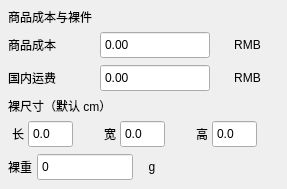
                       <widget class="QFrame" name="bareProductCard">
                        <property name="sizePolicy">
                         <sizepolicy hsizetype="Expanding" vsizetype="Preferred">
                          <horstretch>1</horstretch>
                          <verstretch>0</verstretch>
                         </sizepolicy>
                        </property>
                        <property name="minimumSize">
                         <size>
                          <width>205</width>
                          <height>0</height>
                         </size>
                        </property>
                        <layout class="QGridLayout" name="bareProductLayout" columnstretch="1,1,1">
                         <property name="leftMargin">
                          <number>8</number>
                         </property>
                         <property name="topMargin">
                          <number>8</number>
                         </property>
                         <property name="rightMargin">
                          <number>8</number>
                         </property>
                         <property name="bottomMargin">
                          <number>8</number>
                         </property>
                         <property name="spacing">
                          <number>5</number>
                         </property>
                         <item row="0" column="0" colspan="3">
                          <widget class="QLabel" name="lblBareProductTitle">
                           <property name="text">
                            <string>商品成本与裸件</string>
                           </property>
                          </widget>
                         </item>
                         <item row="1" column="0">
                          <widget class="QLabel" name="lblProductCost">
                           <property name="text">
                            <string>商品成本</string>
                           </property>
                          </widget>
                         </item>
                         <item row="1" column="1" colspan="2">
                          <layout class="QHBoxLayout" name="layout_spinProductCostRmb">
                           <property name="spacing">
                            <number>6</number>
                           </property>
                           <property name="leftMargin">
                            <number>0</number>
                           </property>
                           <property name="topMargin">
                            <number>0</number>
                           </property>
                           <property name="rightMargin">
                            <number>0</number>
                           </property>
                           <property name="bottomMargin">
                            <number>0</number>
                           </property>
                           <item>
                            <widget class="QDoubleSpinBox" name="spinProductCostRmb">
                             <property name="minimumSize">
                              <size>
                               <width>110</width>
                               <height>28</height>
                              </size>
                             </property>
                             <property name="buttonSymbols">
                              <enum>QAbstractSpinBox::NoButtons</enum>
                             </property>
                             <property name="decimals">
                              <number>2</number>
                             </property>
                             <property name="minimum">
                              <double>0.000000000000000</double>
                             </property>
                             <property name="maximum">
                              <double>999999.000000000000000</double>
                             </property>
                             <property name="singleStep">
                              <double>1.000000000000000</double>
                             </property>
                             <property name="value">
                              <double>0.000000000000000</double>
                             </property>
                            </widget>
                           </item>
                           <item>
                            <widget class="QLabel" name="unit_spinProductCostRmb">
                             <property name="minimumSize">
                              <size>
                               <width>36</width>
                               <height>0</height>
                              </size>
                             </property>
                             <property name="text">
                              <string>RMB</string>
                             </property>
                             <property name="alignment">
                              <set>Qt::AlignmentFlag::AlignCenter</set>
                             </property>
                             <property name="unitLabel" stdset="0">
                              <bool>true</bool>
                             </property>
                            </widget>
                           </item>
                          </layout>
                         </item>
                         <item row="2" column="0">
                          <widget class="QLabel" name="lblDomesticFreight">
                           <property name="text">
                            <string>国内运费</string>
                           </property>
                          </widget>
                         </item>
                         <item row="2" column="1" colspan="2">
                          <layout class="QHBoxLayout" name="layout_spinDomesticFreightRmb">
                           <property name="spacing">
                            <number>6</number>
                           </property>
                           <property name="leftMargin">
                            <number>0</number>
                           </property>
                           <property name="topMargin">
                            <number>0</number>
                           </property>
                           <property name="rightMargin">
                            <number>0</number>
                           </property>
                           <property name="bottomMargin">
                            <number>0</number>
                           </property>
                           <item>
                            <widget class="QDoubleSpinBox" name="spinDomesticFreightRmb">
                             <property name="minimumSize">
                              <size>
                               <width>110</width>
                               <height>28</height>
                              </size>
                             </property>
                             <property name="buttonSymbols">
                              <enum>QAbstractSpinBox::NoButtons</enum>
                             </property>
                             <property name="decimals">
                              <number>2</number>
                             </property>
                             <property name="minimum">
                              <double>0.000000000000000</double>
                             </property>
                             <property name="maximum">
                              <double>999999.000000000000000</double>
                             </property>
                             <property name="singleStep">
                              <double>1.000000000000000</double>
                             </property>
                             <property name="value">
                              <double>0.000000000000000</double>
                             </property>
                            </widget>
                           </item>
                           <item>
                            <widget class="QLabel" name="unit_spinDomesticFreightRmb">
                             <property name="minimumSize">
                              <size>
                               <width>36</width>
                               <height>0</height>
                              </size>
                             </property>
                             <property name="text">
                              <string>RMB</string>
                             </property>
                             <property name="alignment">
                              <set>Qt::AlignmentFlag::AlignCenter</set>
                             </property>
                             <property name="unitLabel" stdset="0">
                              <bool>true</bool>
                             </property>
                            </widget>
                           </item>
                          </layout>
                         </item>
                         <item row="3" column="0" colspan="3">
                          <widget class="QLabel" name="lblBareDimensionsTitle">
                           <property name="text">
                            <string>裸尺寸（默认 cm）</string>
                           </property>
                          </widget>
                         </item>
                         <item row="4" column="0">
                          <layout class="QHBoxLayout" name="layout_spinBareLengthCm">
                           <property name="spacing">
                            <number>0</number>
                           </property>
                           <property name="leftMargin">
                            <number>0</number>
                           </property>
                           <property name="topMargin">
                            <number>0</number>
                           </property>
                           <property name="rightMargin">
                            <number>0</number>
                           </property>
                           <property name="bottomMargin">
                            <number>0</number>
                           </property>
                           <item>
                            <widget class="QLabel" name="lblBareLengthCm">
                             <property name="sizePolicy">
                              <sizepolicy hsizetype="Fixed" vsizetype="Preferred">
                               <horstretch>0</horstretch>
                               <verstretch>0</verstretch>
                              </sizepolicy>
                             </property>
                             <property name="minimumSize">
                              <size>
                               <width>20</width>
                               <height>0</height>
                              </size>
                             </property>
                             <property name="maximumSize">
                              <size>
                               <width>24</width>
                               <height>16777215</height>
                              </size>
                             </property>
                             <property name="text">
                              <string>长</string>
                             </property>
                             <property name="alignment">
                              <set>Qt::AlignmentFlag::AlignCenter</set>
                             </property>
                            </widget>
                           </item>
                           <item>
                            <widget class="QDoubleSpinBox" name="spinBareLengthCm">
                             <property name="sizePolicy">
                              <sizepolicy hsizetype="Expanding" vsizetype="Fixed">
                               <horstretch>0</horstretch>
                               <verstretch>0</verstretch>
                              </sizepolicy>
                             </property>
                             <property name="minimumSize">
                              <size>
                               <width>45</width>
                               <height>28</height>
                              </size>
                             </property>
                             <property name="maximumSize">
                              <size>
                               <width>72</width>
                               <height>30</height>
                              </size>
                             </property>
                             <property name="buttonSymbols">
                              <enum>QAbstractSpinBox::NoButtons</enum>
                             </property>
                             <property name="decimals">
                              <number>1</number>
                             </property>
                             <property name="minimum">
                              <double>0.000000000000000</double>
                             </property>
                             <property name="maximum">
                              <double>999.000000000000000</double>
                             </property>
                             <property name="singleStep">
                              <double>1.000000000000000</double>
                             </property>
                             <property name="value">
                              <double>0.000000000000000</double>
                             </property>
                            </widget>
                           </item>
                           <item>
                            <widget class="QLabel" name="unit_spinBareLengthCm">
                             <property name="minimumSize">
                              <size>
                               <width>22</width>
                               <height>0</height>
                              </size>
                             </property>
                             <property name="maximumSize">
                              <size>
                               <width>28</width>
                               <height>16777215</height>
                              </size>
                             </property>
                             <property name="visible">
                              <bool>false</bool>
                             </property>
                             <property name="text">
                              <string />
                             </property>
                             <property name="alignment">
                              <set>Qt::AlignmentFlag::AlignCenter</set>
                             </property>
                             <property name="unitLabel" stdset="0">
                              <bool>true</bool>
                             </property>
                            </widget>
                           </item>
                          </layout>
                         </item>
                         <item row="4" column="1">
                          <layout class="QHBoxLayout" name="layout_spinBareWidthCm">
                           <property name="spacing">
                            <number>0</number>
                           </property>
                           <property name="leftMargin">
                            <number>0</number>
                           </property>
                           <property name="topMargin">
                            <number>0</number>
                           </property>
                           <property name="rightMargin">
                            <number>0</number>
                           </property>
                           <property name="bottomMargin">
                            <number>0</number>
                           </property>
                           <item>
                            <widget class="QLabel" name="lblBareWidthCm">
                             <property name="sizePolicy">
                              <sizepolicy hsizetype="Fixed" vsizetype="Preferred">
                               <horstretch>0</horstretch>
                               <verstretch>0</verstretch>
                              </sizepolicy>
                             </property>
                             <property name="minimumSize">
                              <size>
                               <width>20</width>
                               <height>0</height>
                              </size>
                             </property>
                             <property name="maximumSize">
                              <size>
                               <width>24</width>
                               <height>16777215</height>
                              </size>
                             </property>
                             <property name="text">
                              <string>宽</string>
                             </property>
                             <property name="alignment">
                              <set>Qt::AlignmentFlag::AlignCenter</set>
                             </property>
                            </widget>
                           </item>
                           <item>
                            <widget class="QDoubleSpinBox" name="spinBareWidthCm">
                             <property name="sizePolicy">
                              <sizepolicy hsizetype="Expanding" vsizetype="Fixed">
                               <horstretch>0</horstretch>
                               <verstretch>0</verstretch>
                              </sizepolicy>
                             </property>
                             <property name="minimumSize">
                              <size>
                               <width>45</width>
                               <height>28</height>
                              </size>
                             </property>
                             <property name="maximumSize">
                              <size>
                               <width>72</width>
                               <height>30</height>
                              </size>
                             </property>
                             <property name="buttonSymbols">
                              <enum>QAbstractSpinBox::NoButtons</enum>
                             </property>
                             <property name="decimals">
                              <number>1</number>
                             </property>
                             <property name="minimum">
                              <double>0.000000000000000</double>
                             </property>
                             <property name="maximum">
                              <double>999.000000000000000</double>
                             </property>
                             <property name="singleStep">
                              <double>1.000000000000000</double>
                             </property>
                             <property name="value">
                              <double>0.000000000000000</double>
                             </property>
                            </widget>
                           </item>
                           <item>
                            <widget class="QLabel" name="unit_spinBareWidthCm">
                             <property name="minimumSize">
                              <size>
                               <width>22</width>
                               <height>0</height>
                              </size>
                             </property>
                             <property name="maximumSize">
                              <size>
                               <width>28</width>
                               <height>16777215</height>
                              </size>
                             </property>
                             <property name="visible">
                              <bool>false</bool>
                             </property>
                             <property name="text">
                              <string />
                             </property>
                             <property name="alignment">
                              <set>Qt::AlignmentFlag::AlignCenter</set>
                             </property>
                             <property name="unitLabel" stdset="0">
                              <bool>true</bool>
                             </property>
                            </widget>
                           </item>
                          </layout>
                         </item>
                         <item row="4" column="2">
                          <layout class="QHBoxLayout" name="layout_spinBareHeightCm">
                           <property name="spacing">
                            <number>0</number>
                           </property>
                           <property name="leftMargin">
                            <number>0</number>
                           </property>
                           <property name="topMargin">
                            <number>0</number>
                           </property>
                           <property name="rightMargin">
                            <number>0</number>
                           </property>
                           <property name="bottomMargin">
                            <number>0</number>
                           </property>
                           <item>
                            <widget class="QLabel" name="lblBareHeightCm">
                             <property name="sizePolicy">
                              <sizepolicy hsizetype="Fixed" vsizetype="Preferred">
                               <horstretch>0</horstretch>
                               <verstretch>0</verstretch>
                              </sizepolicy>
                             </property>
                             <property name="minimumSize">
                              <size>
                               <width>20</width>
                               <height>0</height>
                              </size>
                             </property>
                             <property name="maximumSize">
                              <size>
                               <width>24</width>
                               <height>16777215</height>
                              </size>
                             </property>
                             <property name="text">
                              <string>高</string>
                             </property>
                             <property name="alignment">
                              <set>Qt::AlignmentFlag::AlignCenter</set>
                             </property>
                            </widget>
                           </item>
                           <item>
                            <widget class="QDoubleSpinBox" name="spinBareHeightCm">
                             <property name="sizePolicy">
                              <sizepolicy hsizetype="Expanding" vsizetype="Fixed">
                               <horstretch>0</horstretch>
                               <verstretch>0</verstretch>
                              </sizepolicy>
                             </property>
                             <property name="minimumSize">
                              <size>
                               <width>45</width>
                               <height>28</height>
                              </size>
                             </property>
                             <property name="maximumSize">
                              <size>
                               <width>72</width>
                               <height>30</height>
                              </size>
                             </property>
                             <property name="buttonSymbols">
                              <enum>QAbstractSpinBox::NoButtons</enum>
                             </property>
                             <property name="decimals">
                              <number>1</number>
                             </property>
                             <property name="minimum">
                              <double>0.000000000000000</double>
                             </property>
                             <property name="maximum">
                              <double>999.000000000000000</double>
                             </property>
                             <property name="singleStep">
                              <double>1.000000000000000</double>
                             </property>
                             <property name="value">
                              <double>0.000000000000000</double>
                             </property>
                            </widget>
                           </item>
                           <item>
                            <widget class="QLabel" name="unit_spinBareHeightCm">
                             <property name="minimumSize">
                              <size>
                               <width>22</width>
                               <height>0</height>
                              </size>
                             </property>
                             <property name="maximumSize">
                              <size>
                               <width>28</width>
                               <height>16777215</height>
                              </size>
                             </property>
                             <property name="visible">
                              <bool>false</bool>
                             </property>
                             <property name="text">
                              <string />
                             </property>
                             <property name="alignment">
                              <set>Qt::AlignmentFlag::AlignCenter</set>
                             </property>
                             <property name="unitLabel" stdset="0">
                              <bool>true</bool>
                             </property>
                            </widget>
                           </item>
                          </layout>
                         </item>
                         <item row="5" column="0" colspan="3">
                          <layout class="QHBoxLayout" name="layout_spinBareWeightG">
                           <property name="spacing">
                            <number>5</number>
                           </property>
                           <property name="leftMargin">
                            <number>0</number>
                           </property>
                           <property name="topMargin">
                            <number>0</number>
                           </property>
                           <property name="rightMargin">
                            <number>0</number>
                           </property>
                           <property name="bottomMargin">
                            <number>0</number>
                           </property>
                           <item>
                            <widget class="QLabel" name="lblBareWeight">
                             <property name="text">
                              <string>裸重</string>
                             </property>
                            </widget>
                           </item>
                           <item>
                            <widget class="QDoubleSpinBox" name="spinBareWeightG">
                             <property name="sizePolicy">
                              <sizepolicy hsizetype="Fixed" vsizetype="Fixed">
                               <horstretch>0</horstretch>
                               <verstretch>0</verstretch>
                              </sizepolicy>
                             </property>
                             <property name="minimumSize">
                              <size>
                               <width>96</width>
                               <height>28</height>
                              </size>
                             </property>
                             <property name="maximumSize">
                              <size>
                               <width>96</width>
                               <height>16777215</height>
                              </size>
                             </property>
                             <property name="buttonSymbols">
                              <enum>QAbstractSpinBox::NoButtons</enum>
                             </property>
                             <property name="decimals">
                              <number>0</number>
                             </property>
                             <property name="minimum">
                              <double>0.000000000000000</double>
                             </property>
                             <property name="maximum">
                              <double>999999.000000000000000</double>
                             </property>
                             <property name="singleStep">
                              <double>1.000000000000000</double>
                             </property>
                             <property name="value">
                              <double>0.000000000000000</double>
                             </property>
                            </widget>
                           </item>
                           <item>
                            <widget class="QLabel" name="unit_spinBareWeightG">
                             <property name="minimumSize">
                              <size>
                               <width>28</width>
                               <height>0</height>
                              </size>
                             </property>
                             <property name="text">
                              <string>g</string>
                             </property>
                             <property name="alignment">
                              <set>Qt::AlignmentFlag::AlignCenter</set>
                             </property>
                             <property name="unitLabel" stdset="0">
                              <bool>true</bool>
                             </property>
                            </widget>
                           </item>
                           <item>
                            <spacer name="weightRowBareStretch">
                             <property name="orientation">
                              <enum>Qt::Orientation::Horizontal</enum>
                             </property>
                             <property name="sizeType">
                              <enum>QSizePolicy::Policy::Expanding</enum>
                             </property>
                             <property name="sizeHint" stdset="0">
                              <size>
                               <width>20</width>
                               <height>20</height>
                              </size>
                             </property>
                            </spacer>
                           </item>
                          </layout>
                         </item>
                        </layout>
                       </widget>
